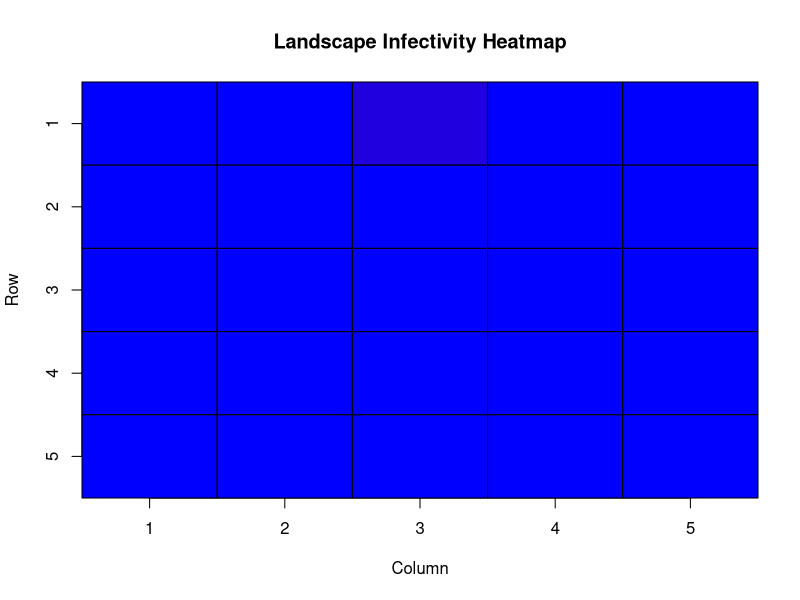
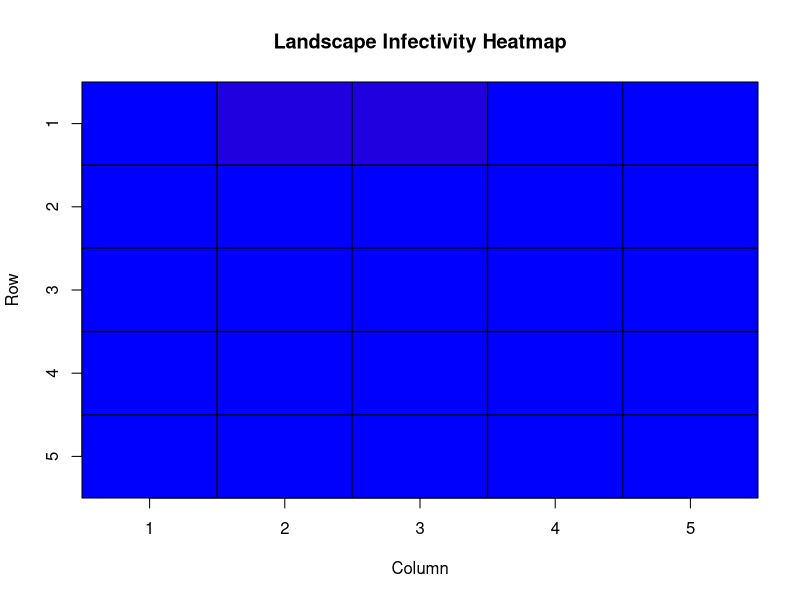
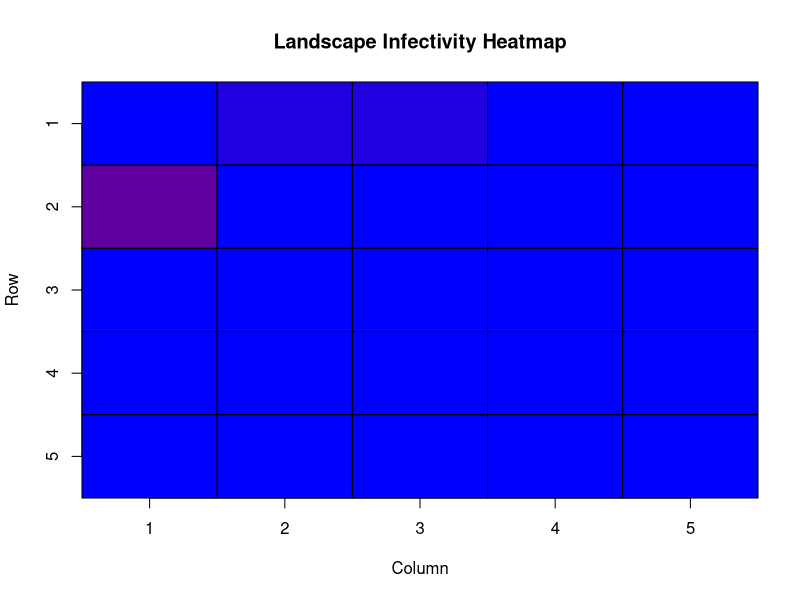
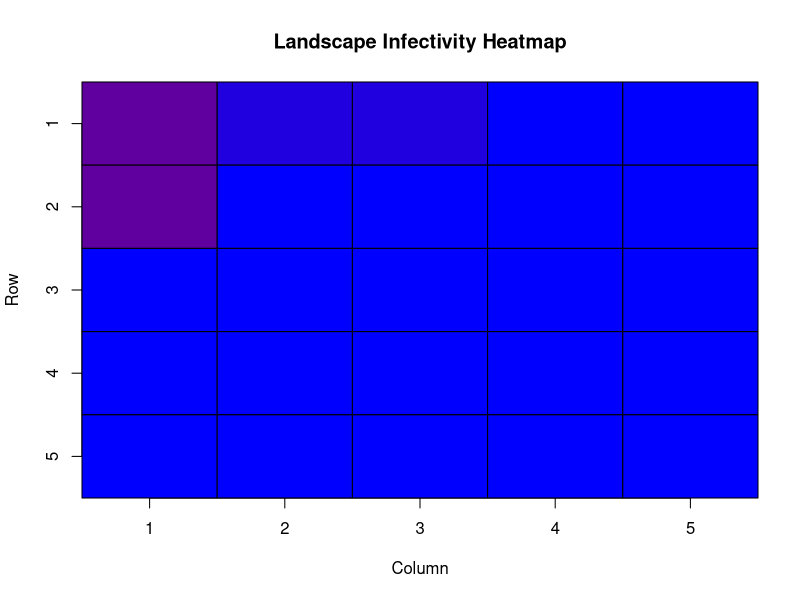
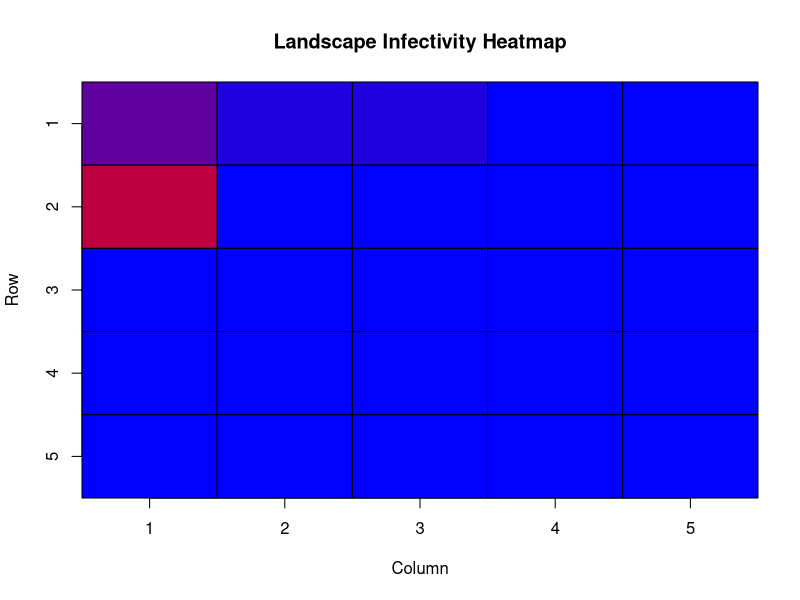
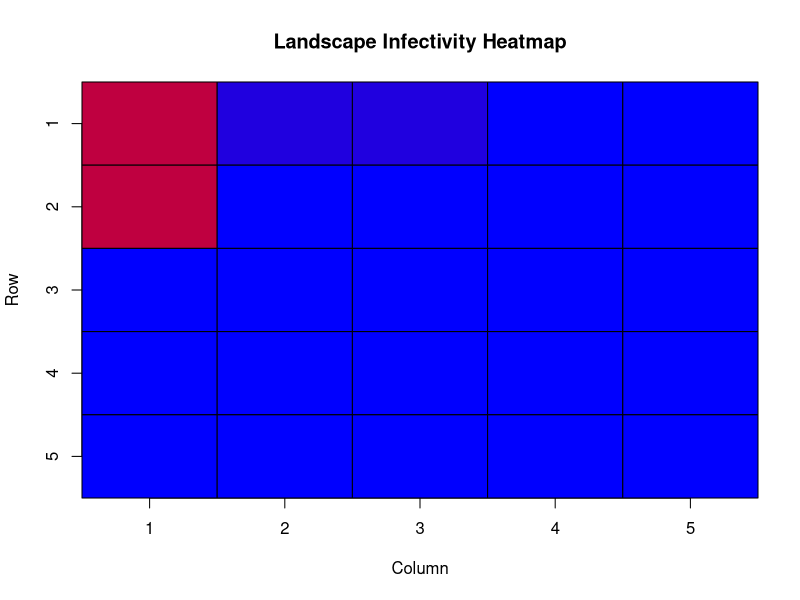
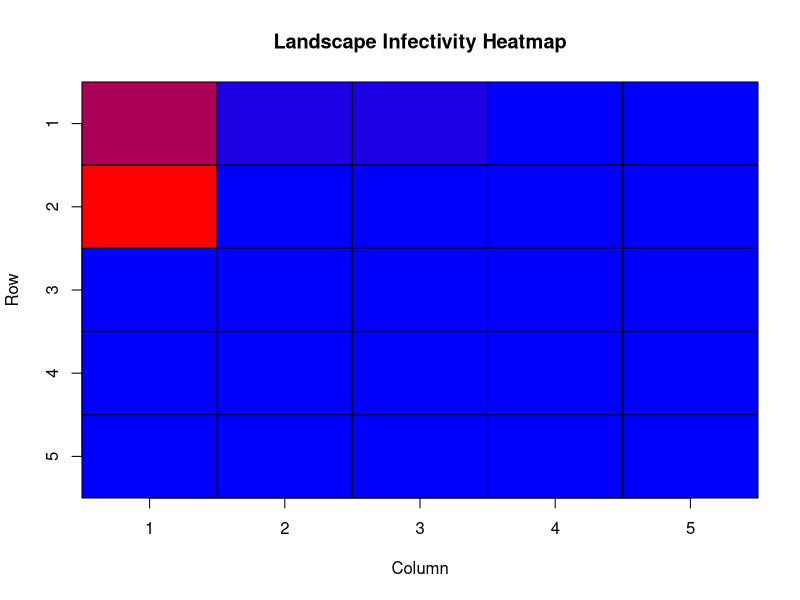
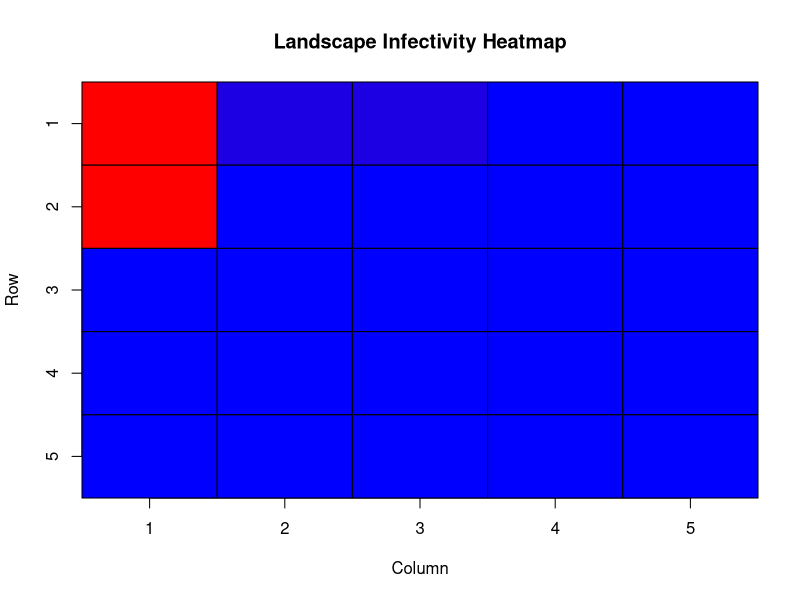

Generate these figures, in order, with R:
library(tidyverse)
library(plotrix)
#' initiates a landscape matrix of vectors of random 0's and 1's
#' @param nrow number of rows in matrix
#' @param ncol number of columns in matrix
#' @export
make_landscape_matrix <- function(numrow, numcol, binary=TRUE){
   if(!binary){
     # TODO replace later with something better
     # matrix(sample(c(runif(2,0,1)), replace=TRUE, size=5*5), nrow=5)
     matrix(runif(numrow*numcol,0,1),ncol=numcol)
   }
   else{
    matrix(sample(c(0,1), replace=TRUE, size=numrow*numcol), nrow=numrow)
  }
}
#' initiates a matrix to track density at each cell
#' @param nrow number of rows in matrix
#' @param ncol number of columns in matrix
#' @export
make_density_matrix <- function(numrow, numcol, data_frame){
  d_mat<-matrix(sample(c(0), replace=TRUE, size=numrow*numcol), nrow=numrow)
  for(i in 1:nrow(data_frame)){
    # temp mat holds number of deer want density
    d_mat[data_frame[i,]$xloc,][data_frame[i,]$yloc] <- d_mat[data_frame[i,]$xloc,][data_frame[i,]$yloc] + 1
  }
  for(i in 1:numrow){
    for(j in 1:numcol){
        d_mat[i,][j] <- d_mat[i,][j] / nrow(data_frame)
      }
  }
  d_mat
}

#' initiates an infection matrix of all 0's
#' @param nrow number of rows in matrix
#' @param ncol number of columns in matrix
#' @export
make_infection_matrix<-function(nrow,ncol){
   matrix(sample(c(0), replace=TRUE, size=nrow*ncol), nrow=nrow)
}
#' Helper function
#' want it to return a list of infected deer
#' @param data_frame holds data about deer
#' @export
get_infected_deer<-function(data_frame){
  # iterator for empty infected_inds array
  j<-1
  infected_inds<-rep()
  for(i in 1:nrow(data_frame)){
    if(data_frame[i,]$status == "I"){
      infected_inds[[j]]<-c(data_frame[i,]$id,
                            data_frame[i,]$xloc,
                            data_frame[i,]$yloc
                            )
      j<-j+1
    }
  }
  infected_inds
}

# TODO use the single parameter used in white's code for the location of the deer

#' Updates individual values within dataframe
#' @param data_frame holds data about deer
#' @param infection_matrix holds data about current infectivity levels of landscape
#' @param infectivity_threshold some amount of disease where infection automatically happens (definitely subject to change)
#' @export
update_infection_statuses<-function(data_frame, infection_matrix, infectivity_threshold){
  inf_inds<-get_infected_deer(data_frame)
  print(length(inf_inds))
  # TODO break this off into it's own function, maybe is_same_location
  for(i in 1:nrow(data_frame)){
    if(data_frame[i,]$status=="S"){
      if(is_cell_inf_val_above_threshold(infection_matrix[data_frame[i,]$xloc + data_frame[i,]$yloc],infectivity_threshold)){
        data_frame[i,]$status = "I"
      }
      else{
        for(j in 1:length(inf_inds)) {
          if(data_frame[i,]$xloc==inf_inds[[j]][2] & 
              data_frame[i,]$yloc==inf_inds[[j]][3] &
              !(data_frame[i,]$id==inf_inds[[j]][1])){
           data_frame[i,]$status = "I"
          }
        }
      }
    }
  }
  data_frame
}

# new function 
# check locations of each deer
# check_locations<-function(ind, data_frame){
#   for(i in data_frame)
# }

#' Helper function
#' Determines if current cell value is above acceptable "infection" threshold
#' @param cell_value current cell coordinate(s)
#' @param infection_matrix holds data about current infectivity levels of landscape
#' @param infectivity_threshold some amount of disease where infection automatically happens (definitely subject to change)
#' @export
is_cell_inf_val_above_threshold<-function(cell_value, infectivity_threshold){
  cell_value>=infectivity_threshold
}

#' Updates the matrix that holds infection levels for the landscape
#' @param data_frame holds data about deer
#' @param inf_matrix holds data about current infectivity levels of landscape
#' @export
update_infection_matrix<-function(inf_matrix, data_frame){
  for(i in 1:nrow(data_frame)){
    if(data_frame[i,]$status == "I")
      inf_matrix[data_frame[i,]$xloc, data_frame[i,]$yloc]<-inf_matrix[data_frame[i,]$xloc,data_frame[i,]$yloc] + 1
  }
  inf_matrix
}

#' Updates individual locations
#' @param data_frame holds data about deer
#' @export
move<-function(data_frame, landscape, d_mat){
  for(i in 1:nrow(data_frame)){
    nbrs<-get_neighbors(c(data_frame[i,]$xloc,data_frame[i,]$yloc), num_row, num_col, landscape)
    # new_loc<-nbrs[[round(runif(1,1,length(nbrs)))]]
    new_loc<-make_decision(landscape=landscape, d_mat=d_mat, nbrs=nbrs)
    data_frame[i,]$xloc<-new_loc[[1]]
    data_frame[i,]$yloc<-new_loc[[2]]
  }
  data_frame
}

#' Chooses best possible landscape component to move to
#' TODO alter in the case of an make_decision being fed an empty list, make 
#' else case
#' TODO implement sorting function
#' @param 
#' @export
make_decision<-function(landscape, d_mat, nbrs){
  # assign decision to be the first element by default--make comparison
  decision_vec<-c(nbrs[[1]][1],nbrs[[1]][2])
  decision_val<-landscape[nbrs[[1]][1],][nbrs[[1]][2]] - d_mat[nbrs[[1]][1],][nbrs[[1]][2]]
    for(i in 1:length(nbrs)){
      # recalculate value of landscape matrix to account for conspecific dens.
      print(d_mat[nbrs[[i]][1]][nbrs[[i]][2]])
      print(landscape[nbrs[[i]][1]][nbrs[[i]][2]])
      print(decision_val)
      crnt_adjstd_val <- (landscape[nbrs[[i]][1],][nbrs[[i]][2]] - d_mat[nbrs[[i]][1],][nbrs[[i]][2]])
      if(crnt_adjstd_val > decision_val){
        # want decision to take into account conspecific density
        # want list of values from the landscape matrix
        decision_vec<-c(nbrs[[i]][1], nbrs[[i]][2])
      }
    }
  decision_vec
}

#' initiates a data frame of deer
#' @param n.initial # deer
#' @param dim dimension of a vector for random assignment of location
#' @param nI # infected individuals to start
#' @export
make_deer <- function(n.initial,dim, nI){
  id<-1:n.initial
  xloc<-round(runif(n.initial, min=1, max=dim))
  yloc<-round(runif(n.initial, min=1, max=dim))
  # vec<-Cmatrix(yloc,xloc,dim)
  I<-sample(1:n.initial, nI)
  status<-rep("S", times=n.initial)
  status[I]<-"I"
  inds <- data.frame(id = id, xloc=xloc, yloc=yloc, status=status, stringsAsFactors=FALSE) 
  inds
}

#' Helper function
#' returns neighborhood of cells as a list of vectors
#' @param loc current coordinates of individual
#' @param nrow # of rows in landscape matrix
#' @param ncol # columns in landscape matrix
#' @export
get_neighbors<-function(loc, nrow, ncol, landscape){
  k=1
  l<-list()
  # check if either x,y element of loc is greater than
  # the dimension of the landscape matrix
  for(i in -1:1){
    for(j in -1:1){
      # case 1 on left or right edge of matrix
      if(!(loc[1]+i < 1 | loc[1]+i > nrow) & !(loc[2]+j < 1 | loc[2]+j > ncol)){
        l[[k]] <- c(loc[1] + i, loc[2] + j)
        k<-k+1
      }
    }
  }
  l
}
# Main simulation
# TODO make main simulation loop, using functional? (lapply)
check_inds_locs<-function(ind, data_frame){
  for(i in 1:nrow(data_frame)){
    if(is_same_location(ind, data_frame[i,]) & is_not_same_id(ind, data_frame[i,])){
      
    }
  }
}

#helper function is location the same
is_same_location<-function(ind1, ind2){
  (ind1$xloc == ind1$yloc) & (ind1$yloc == ind2$yloc)
}

#helper checks if two ids are the same
is_not_same_id<-function(ind1, ind2){
  !(ind1$id == ind2$id)
}

# CONSTANTS
# TODO look into making these changeable by a user in an x11() window?
num_row=5
infectivity_threshold=2
num_col=5
landscape<-make_landscape_matrix(5,5, FALSE)
infection_matrix<-make_infection_matrix(5,5)
deer<-make_deer(8,num_row,1)
d_mat<-make_density_matrix(5, 5, deer)
print(d_mat)
inf_ind<-get_infected_deer(deer)
for(i in 1:10){
  deer<-update_infection_statuses(deer, infection_matrix, infectivity_threshold)
  infection_matrix<-update_infection_matrix(infection_matrix, deer)
  print(infection_matrix)
  print(d_mat)
  deer<-move(deer, landscape, d_mat)
  print(deer)
  d_mat<-make_density_matrix(5,5,deer)
  print(d_mat)
  # add a column with the extreme values (-1,1) to calculate
  # the colors, then drop the extra column in the result

  # code for movement map
  # matplot(deer$xloc, deer$yloc, type=,pch=1)
  # code for "heatmap"
  cellcol<-color.scale(cbind(infection_matrix,
                             c(8, rep(1,4))), c(0,1), 0, c(1,0))[,1:5]
  color2D.matplot(infection_matrix,cellcolors=cellcol,
                  main="Landscape Infectivity Heatmap")
  # do the legend call separately to get the full range
  color.legend(0,-4,10,-3,legend=c(0,1,2,3,4,5,6,7,8,9,10),
               rect.col=color.scale(c(0:8),c(0,1),0,c(1,0)),align="rb")

  Sys.sleep(2)
}

color.scale
